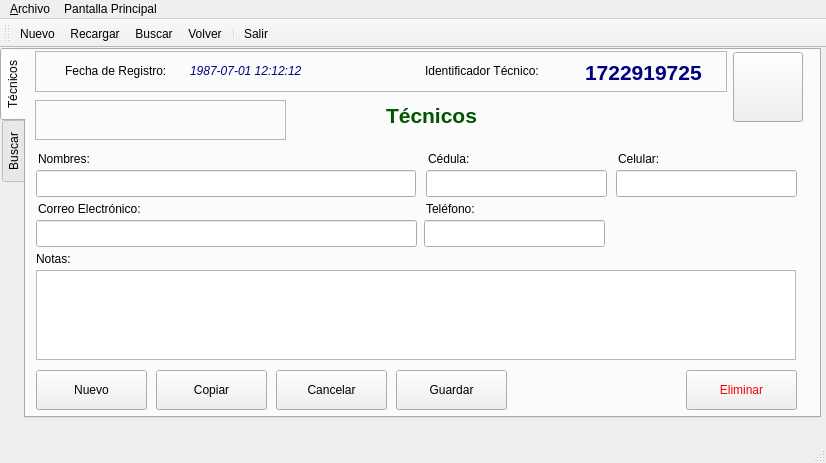
<?xml version="1.0" encoding="UTF-8"?>
<ui version="4.0">
 <class>frmViaje</class>
 <widget class="QMainWindow" name="frmViaje">
  <property name="geometry">
   <rect>
    <x>0</x>
    <y>0</y>
    <width>826</width>
    <height>463</height>
   </rect>
  </property>
  <property name="acceptDrops">
   <bool>true</bool>
  </property>
  <property name="windowTitle">
   <string>Viajes Mantenimientos</string>
  </property>
  <property name="windowIcon">
   <iconset resource="polaris.qrc">
    <normaloff>:/Icons/icons/gear.png</normaloff>:/Icons/icons/gear.png</iconset>
  </property>
  <property name="documentMode">
   <bool>false</bool>
  </property>
  <property name="tabShape">
   <enum>QTabWidget::Rounded</enum>
  </property>
  <widget class="QWidget" name="centralwidget">
   <widget class="QTabWidget" name="tab_viaje">
    <property name="geometry">
     <rect>
      <x>0</x>
      <y>0</y>
      <width>821</width>
      <height>370</height>
     </rect>
    </property>
    <property name="toolTip">
     <string notr="true"/>
    </property>
    <property name="styleSheet">
     <string notr="true"/>
    </property>
    <property name="tabPosition">
     <enum>QTabWidget::West</enum>
    </property>
    <property name="currentIndex">
     <number>0</number>
    </property>
    <property name="iconSize">
     <size>
      <width>16</width>
      <height>16</height>
     </size>
    </property>
    <property name="documentMode">
     <bool>false</bool>
    </property>
    <property name="tabsClosable">
     <bool>false</bool>
    </property>
    <property name="movable">
     <bool>true</bool>
    </property>
    <widget class="QWidget" name="tab_formulario">
     <attribute name="icon">
      <iconset resource="polaris.qrc">
       <normaloff>:/Icons/icons/applications_engineering.png</normaloff>:/Icons/icons/applications_engineering.png</iconset>
     </attribute>
     <attribute name="title">
      <string>Técnicos</string>
     </attribute>
     <widget class="QFrame" name="frame">
      <property name="geometry">
       <rect>
        <x>9</x>
        <y>1</y>
        <width>692</width>
        <height>41</height>
       </rect>
      </property>
      <property name="frameShape">
       <enum>QFrame::StyledPanel</enum>
      </property>
      <property name="frameShadow">
       <enum>QFrame::Raised</enum>
      </property>
      <widget class="QLabel" name="lbl_id_viajea">
       <property name="geometry">
        <rect>
         <x>390</x>
         <y>10</y>
         <width>161</width>
         <height>20</height>
        </rect>
       </property>
       <property name="text">
        <string>Identificador Técnico:</string>
       </property>
      </widget>
      <widget class="QLabel" name="lbl_id_viajeb">
       <property name="geometry">
        <rect>
         <x>550</x>
         <y>6</y>
         <width>130</width>
         <height>31</height>
        </rect>
       </property>
       <property name="toolTip">
        <string>Identificador del Viaje</string>
       </property>
       <property name="text">
        <string>&lt;html&gt;&lt;head/&gt;&lt;body&gt;&lt;p&gt;&lt;span style=&quot; font-size:16pt; font-weight:600; color:#00007f;&quot;&gt;1722919725&lt;/span&gt;&lt;/p&gt;&lt;/body&gt;&lt;/html&gt;</string>
       </property>
      </widget>
      <widget class="QLabel" name="lbl_fecha_registroa">
       <property name="geometry">
        <rect>
         <x>30</x>
         <y>10</y>
         <width>131</width>
         <height>20</height>
        </rect>
       </property>
       <property name="text">
        <string>Fecha de Registro:</string>
       </property>
      </widget>
      <widget class="QLabel" name="lbl_fecha_registrob">
       <property name="geometry">
        <rect>
         <x>155</x>
         <y>10</y>
         <width>151</width>
         <height>20</height>
        </rect>
       </property>
       <property name="toolTip">
        <string>Fecha de Registro en el sistema</string>
       </property>
       <property name="text">
        <string>&lt;html&gt;&lt;head/&gt;&lt;body&gt;&lt;p&gt;&lt;span style=&quot; font-style:italic; color:#00007f;&quot;&gt;1987-07-01 12:12:12&lt;/span&gt;&lt;/p&gt;&lt;/body&gt;&lt;/html&gt;</string>
       </property>
      </widget>
     </widget>
     <widget class="QLabel" name="lbl_informea">
      <property name="geometry">
       <rect>
        <x>10</x>
        <y>200</y>
        <width>101</width>
        <height>17</height>
       </rect>
      </property>
      <property name="text">
       <string>Notas:</string>
      </property>
     </widget>
     <widget class="QPushButton" name="btn_guardar">
      <property name="geometry">
       <rect>
        <x>370</x>
        <y>320</y>
        <width>111</width>
        <height>40</height>
       </rect>
      </property>
      <property name="text">
       <string>Guardar</string>
      </property>
      <property name="icon">
       <iconset resource="polaris.qrc">
        <normaloff>:/Icons/icons/filesave.png</normaloff>:/Icons/icons/filesave.png</iconset>
      </property>
     </widget>
     <widget class="QPushButton" name="btn_cancelar">
      <property name="geometry">
       <rect>
        <x>250</x>
        <y>320</y>
        <width>111</width>
        <height>40</height>
       </rect>
      </property>
      <property name="text">
       <string>Cancelar</string>
      </property>
      <property name="icon">
       <iconset>
        <normaloff>:/Icons/icons/button_cancel.png</normaloff>
        <normalon>:/Icons/icons/mail_delete.png</normalon>:/Icons/icons/button_cancel.png</iconset>
      </property>
     </widget>
     <widget class="QPushButton" name="btn_copiar">
      <property name="geometry">
       <rect>
        <x>130</x>
        <y>320</y>
        <width>111</width>
        <height>40</height>
       </rect>
      </property>
      <property name="text">
       <string>Copiar</string>
      </property>
      <property name="icon">
       <iconset>
        <normaloff>:/Icons/icons/document_multiple.png</normaloff>
        <normalon>:/Icons/icons/editpaste.png</normalon>:/Icons/icons/document_multiple.png</iconset>
      </property>
     </widget>
     <widget class="QPushButton" name="btn_nuevo">
      <property name="geometry">
       <rect>
        <x>10</x>
        <y>320</y>
        <width>111</width>
        <height>40</height>
       </rect>
      </property>
      <property name="text">
       <string>Nuevo</string>
      </property>
      <property name="icon">
       <iconset>
        <normalon>:/Icons/icons/filenew.png</normalon>
       </iconset>
      </property>
     </widget>
     <widget class="QTextEdit" name="rtxt_informe">
      <property name="geometry">
       <rect>
        <x>10</x>
        <y>220</y>
        <width>760</width>
        <height>90</height>
       </rect>
      </property>
      <property name="toolTip">
       <string>Contenido del Informe,
elaborado por la persona 
que realiza el viaje</string>
      </property>
     </widget>
     <widget class="QPushButton" name="btn_home">
      <property name="geometry">
       <rect>
        <x>707</x>
        <y>2</y>
        <width>70</width>
        <height>70</height>
       </rect>
      </property>
      <property name="toolTip">
       <string>Regreasar al Panel de Control</string>
      </property>
      <property name="text">
       <string/>
      </property>
      <property name="icon">
       <iconset>
        <normalon>:/Icons/icons/folder_home2.png</normalon>
       </iconset>
      </property>
      <property name="iconSize">
       <size>
        <width>56</width>
        <height>56</height>
       </size>
      </property>
     </widget>
     <widget class="QPushButton" name="btn_primero">
      <property name="geometry">
       <rect>
        <x>17</x>
        <y>50</y>
        <width>41</width>
        <height>41</height>
       </rect>
      </property>
      <property name="toolTip">
       <string comment="Primer Registro">&lt;html&gt;&lt;head/&gt;&lt;body&gt;&lt;p&gt;Primer Registro&lt;/p&gt;&lt;/body&gt;&lt;/html&gt;</string>
      </property>
      <property name="text">
       <string/>
      </property>
      <property name="icon">
       <iconset>
        <normalon>:/Icons/icons/start.png</normalon>
       </iconset>
      </property>
      <property name="iconSize">
       <size>
        <width>32</width>
        <height>32</height>
       </size>
      </property>
      <property name="autoDefault">
       <bool>false</bool>
      </property>
      <property name="default">
       <bool>false</bool>
      </property>
      <property name="flat">
       <bool>true</bool>
      </property>
     </widget>
     <widget class="QPushButton" name="btn_anterior">
      <property name="geometry">
       <rect>
        <x>67</x>
        <y>50</y>
        <width>41</width>
        <height>41</height>
       </rect>
      </property>
      <property name="toolTip">
       <string>&lt;html&gt;&lt;head/&gt;&lt;body&gt;&lt;p&gt;Registro Anterior&lt;/p&gt;&lt;/body&gt;&lt;/html&gt;</string>
      </property>
      <property name="text">
       <string/>
      </property>
      <property name="icon">
       <iconset>
        <normalon>:/Icons/icons/previous.png</normalon>
       </iconset>
      </property>
      <property name="iconSize">
       <size>
        <width>32</width>
        <height>32</height>
       </size>
      </property>
      <property name="autoDefault">
       <bool>false</bool>
      </property>
      <property name="default">
       <bool>false</bool>
      </property>
      <property name="flat">
       <bool>true</bool>
      </property>
     </widget>
     <widget class="QPushButton" name="btn_siguiente">
      <property name="geometry">
       <rect>
        <x>157</x>
        <y>50</y>
        <width>41</width>
        <height>41</height>
       </rect>
      </property>
      <property name="toolTip">
       <string>&lt;html&gt;&lt;head/&gt;&lt;body&gt;&lt;p&gt;Siguiente Registro&lt;/p&gt;&lt;/body&gt;&lt;/html&gt;</string>
      </property>
      <property name="text">
       <string/>
      </property>
      <property name="icon">
       <iconset>
        <normalon>:/Icons/icons/forward.png</normalon>
       </iconset>
      </property>
      <property name="iconSize">
       <size>
        <width>32</width>
        <height>32</height>
       </size>
      </property>
      <property name="autoDefault">
       <bool>false</bool>
      </property>
      <property name="default">
       <bool>false</bool>
      </property>
      <property name="flat">
       <bool>true</bool>
      </property>
     </widget>
     <widget class="QPushButton" name="btn_ultimo">
      <property name="geometry">
       <rect>
        <x>207</x>
        <y>50</y>
        <width>41</width>
        <height>41</height>
       </rect>
      </property>
      <property name="toolTip">
       <string>Último Registro</string>
      </property>
      <property name="text">
       <string/>
      </property>
      <property name="icon">
       <iconset>
        <normalon>:/Icons/icons/finish.png</normalon>
       </iconset>
      </property>
      <property name="iconSize">
       <size>
        <width>32</width>
        <height>32</height>
       </size>
      </property>
      <property name="autoDefault">
       <bool>false</bool>
      </property>
      <property name="default">
       <bool>false</bool>
      </property>
      <property name="flat">
       <bool>true</bool>
      </property>
     </widget>
     <widget class="QPushButton" name="btn_recargar">
      <property name="geometry">
       <rect>
        <x>117</x>
        <y>50</y>
        <width>41</width>
        <height>41</height>
       </rect>
      </property>
      <property name="toolTip">
       <string>Recargar</string>
      </property>
      <property name="text">
       <string/>
      </property>
      <property name="icon">
       <iconset>
        <normalon>:/Icons/icons/reload.png</normalon>
       </iconset>
      </property>
      <property name="iconSize">
       <size>
        <width>40</width>
        <height>40</height>
       </size>
      </property>
      <property name="autoDefault">
       <bool>false</bool>
      </property>
      <property name="default">
       <bool>false</bool>
      </property>
      <property name="flat">
       <bool>true</bool>
      </property>
     </widget>
     <widget class="QFrame" name="frame_2">
      <property name="geometry">
       <rect>
        <x>9</x>
        <y>50</y>
        <width>251</width>
        <height>40</height>
       </rect>
      </property>
      <property name="frameShape">
       <enum>QFrame::StyledPanel</enum>
      </property>
      <property name="frameShadow">
       <enum>QFrame::Raised</enum>
      </property>
     </widget>
     <widget class="QPushButton" name="btn_eliminar">
      <property name="geometry">
       <rect>
        <x>660</x>
        <y>320</y>
        <width>111</width>
        <height>40</height>
       </rect>
      </property>
      <property name="styleSheet">
       <string notr="true">color: rgb(255, 0, 0);

</string>
      </property>
      <property name="text">
       <string>Eliminar</string>
      </property>
      <property name="icon">
       <iconset>
        <normaloff>:/Icons/icons/button_cancel.png</normaloff>
        <normalon>:/Icons/icons/user_trash.png</normalon>:/Icons/icons/button_cancel.png</iconset>
      </property>
     </widget>
     <widget class="QLabel" name="lbl_nro_motor">
      <property name="geometry">
       <rect>
        <x>12</x>
        <y>100</y>
        <width>91</width>
        <height>17</height>
       </rect>
      </property>
      <property name="text">
       <string>Nombres:</string>
      </property>
     </widget>
     <widget class="QLineEdit" name="txt_nro_motor">
      <property name="geometry">
       <rect>
        <x>10</x>
        <y>120</y>
        <width>380</width>
        <height>27</height>
       </rect>
      </property>
      <property name="toolTip">
       <string>Ingresar numero de motor</string>
      </property>
      <property name="text">
       <string/>
      </property>
     </widget>
     <widget class="QLabel" name="lbl_nro_motor_2">
      <property name="geometry">
       <rect>
        <x>402</x>
        <y>100</y>
        <width>91</width>
        <height>17</height>
       </rect>
      </property>
      <property name="text">
       <string>Cédula:</string>
      </property>
     </widget>
     <widget class="QLineEdit" name="txt_nro_motor_2">
      <property name="geometry">
       <rect>
        <x>400</x>
        <y>120</y>
        <width>181</width>
        <height>27</height>
       </rect>
      </property>
      <property name="toolTip">
       <string>Ingresar numero de motor</string>
      </property>
      <property name="text">
       <string/>
      </property>
     </widget>
     <widget class="QLabel" name="lbl_nro_motor_3">
      <property name="geometry">
       <rect>
        <x>592</x>
        <y>100</y>
        <width>91</width>
        <height>17</height>
       </rect>
      </property>
      <property name="text">
       <string>Celular:</string>
      </property>
     </widget>
     <widget class="QLineEdit" name="txt_nro_motor_3">
      <property name="geometry">
       <rect>
        <x>590</x>
        <y>120</y>
        <width>181</width>
        <height>27</height>
       </rect>
      </property>
      <property name="toolTip">
       <string>Ingresar numero de motor</string>
      </property>
      <property name="text">
       <string/>
      </property>
     </widget>
     <widget class="QLabel" name="lbl_nro_motor_4">
      <property name="geometry">
       <rect>
        <x>12</x>
        <y>150</y>
        <width>131</width>
        <height>17</height>
       </rect>
      </property>
      <property name="text">
       <string>Correo Electrónico:</string>
      </property>
     </widget>
     <widget class="QLineEdit" name="txt_nro_motor_4">
      <property name="geometry">
       <rect>
        <x>10</x>
        <y>170</y>
        <width>381</width>
        <height>27</height>
       </rect>
      </property>
      <property name="toolTip">
       <string>Ingresar numero de motor</string>
      </property>
      <property name="text">
       <string/>
      </property>
     </widget>
     <widget class="QLineEdit" name="txt_nro_motor_5">
      <property name="geometry">
       <rect>
        <x>398</x>
        <y>170</y>
        <width>181</width>
        <height>27</height>
       </rect>
      </property>
      <property name="toolTip">
       <string>Ingresar numero de motor</string>
      </property>
      <property name="text">
       <string/>
      </property>
     </widget>
     <widget class="QLabel" name="lbl_nro_motor_5">
      <property name="geometry">
       <rect>
        <x>400</x>
        <y>150</y>
        <width>91</width>
        <height>17</height>
       </rect>
      </property>
      <property name="text">
       <string>Teléfono:</string>
      </property>
     </widget>
     <widget class="QLabel" name="lbl_vehicul_polaris">
      <property name="geometry">
       <rect>
        <x>310</x>
        <y>50</y>
        <width>191</width>
        <height>31</height>
       </rect>
      </property>
      <property name="toolTip">
       <string/>
      </property>
      <property name="text">
       <string>&lt;html&gt;&lt;head/&gt;&lt;body&gt;&lt;p align=&quot;center&quot;&gt;&lt;span style=&quot; font-size:16pt; font-weight:600; color:#005500;&quot;&gt;Técnicos&lt;/span&gt;&lt;/p&gt;&lt;/body&gt;&lt;/html&gt;</string>
      </property>
     </widget>
     <zorder>frame_2</zorder>
     <zorder>frame</zorder>
     <zorder>lbl_informea</zorder>
     <zorder>btn_guardar</zorder>
     <zorder>btn_cancelar</zorder>
     <zorder>btn_copiar</zorder>
     <zorder>btn_nuevo</zorder>
     <zorder>rtxt_informe</zorder>
     <zorder>btn_home</zorder>
     <zorder>btn_primero</zorder>
     <zorder>btn_anterior</zorder>
     <zorder>btn_siguiente</zorder>
     <zorder>btn_ultimo</zorder>
     <zorder>btn_recargar</zorder>
     <zorder>btn_eliminar</zorder>
     <zorder>lbl_nro_motor</zorder>
     <zorder>txt_nro_motor</zorder>
     <zorder>lbl_nro_motor_2</zorder>
     <zorder>txt_nro_motor_2</zorder>
     <zorder>lbl_nro_motor_3</zorder>
     <zorder>txt_nro_motor_3</zorder>
     <zorder>lbl_nro_motor_4</zorder>
     <zorder>txt_nro_motor_4</zorder>
     <zorder>txt_nro_motor_5</zorder>
     <zorder>lbl_nro_motor_5</zorder>
     <zorder>lbl_vehicul_polaris</zorder>
    </widget>
    <widget class="QWidget" name="tab_buscar">
     <attribute name="icon">
      <iconset>
       <normalon>:/Icons/icons/find.png</normalon>
      </iconset>
     </attribute>
     <attribute name="title">
      <string>Buscar</string>
     </attribute>
     <widget class="QTableWidget" name="tbl_resultados">
      <property name="geometry">
       <rect>
        <x>10</x>
        <y>70</y>
        <width>770</width>
        <height>240</height>
       </rect>
      </property>
      <property name="toolTip">
       <string>Resultados Búsqueda</string>
      </property>
     </widget>
     <widget class="QLineEdit" name="txt_criterio">
      <property name="geometry">
       <rect>
        <x>349</x>
        <y>30</y>
        <width>301</width>
        <height>27</height>
       </rect>
      </property>
      <property name="toolTip">
       <string>Ingrese un criterio de búsqueda basado en el operador</string>
      </property>
     </widget>
     <widget class="QComboBox" name="cmb_columna">
      <property name="geometry">
       <rect>
        <x>7</x>
        <y>30</y>
        <width>171</width>
        <height>27</height>
       </rect>
      </property>
      <property name="toolTip">
       <string>Seleccione una columna por la que desea buscar</string>
      </property>
     </widget>
     <widget class="QComboBox" name="cmb_operador">
      <property name="geometry">
       <rect>
        <x>189</x>
        <y>30</y>
        <width>149</width>
        <height>27</height>
       </rect>
      </property>
      <item>
       <property name="text">
        <string>Es Igual a...</string>
       </property>
      </item>
      <item>
       <property name="text">
        <string>Contiene...</string>
       </property>
      </item>
      <item>
       <property name="text">
        <string>Empieza Con...</string>
       </property>
      </item>
      <item>
       <property name="text">
        <string>Termina en...</string>
       </property>
      </item>
      <item>
       <property name="text">
        <string>No tiene...</string>
       </property>
      </item>
      <item>
       <property name="text">
        <string>Diferente de...</string>
       </property>
      </item>
     </widget>
     <widget class="QLabel" name="label_9">
      <property name="geometry">
       <rect>
        <x>9</x>
        <y>10</y>
        <width>93</width>
        <height>17</height>
       </rect>
      </property>
      <property name="text">
       <string>Columna:</string>
      </property>
     </widget>
     <widget class="QLabel" name="label_10">
      <property name="geometry">
       <rect>
        <x>192</x>
        <y>10</y>
        <width>79</width>
        <height>17</height>
       </rect>
      </property>
      <property name="text">
       <string>Operador:</string>
      </property>
     </widget>
     <widget class="QLabel" name="label_11">
      <property name="geometry">
       <rect>
        <x>351</x>
        <y>10</y>
        <width>101</width>
        <height>17</height>
       </rect>
      </property>
      <property name="text">
       <string>Criterio:</string>
      </property>
     </widget>
     <widget class="QPushButton" name="btn_buscar">
      <property name="geometry">
       <rect>
        <x>660</x>
        <y>20</y>
        <width>111</width>
        <height>40</height>
       </rect>
      </property>
      <property name="text">
       <string>Buscar</string>
      </property>
      <property name="icon">
       <iconset>
        <normalon>:/Icons/icons/kfind.png</normalon>
       </iconset>
      </property>
     </widget>
     <widget class="QPushButton" name="btn_monstrar">
      <property name="geometry">
       <rect>
        <x>570</x>
        <y>320</y>
        <width>240</width>
        <height>40</height>
       </rect>
      </property>
      <property name="text">
       <string>Mostrar</string>
      </property>
      <property name="icon">
       <iconset>
        <normalon>:/Icons/icons/apply.png</normalon>
       </iconset>
      </property>
     </widget>
    </widget>
   </widget>
  </widget>
  <widget class="QMenuBar" name="menubar">
   <property name="geometry">
    <rect>
     <x>0</x>
     <y>0</y>
     <width>826</width>
     <height>25</height>
    </rect>
   </property>
   <property name="nativeMenuBar">
    <bool>true</bool>
   </property>
   <widget class="QMenu" name="menuArchivo">
    <property name="title">
     <string>&amp;Archivo</string>
    </property>
    <addaction name="actionNuevo"/>
    <addaction name="actionRecargar"/>
    <addaction name="action_Buscar"/>
    <addaction name="separator"/>
    <addaction name="action_Salir"/>
    <addaction name="separator"/>
   </widget>
   <widget class="QMenu" name="menuPantalla_Principal">
    <property name="title">
     <string>Pantalla Principal</string>
    </property>
    <addaction name="action_Volver"/>
   </widget>
   <addaction name="menuArchivo"/>
   <addaction name="menuPantalla_Principal"/>
  </widget>
  <widget class="QStatusBar" name="statusbar"/>
  <widget class="QToolBar" name="toolBar">
   <property name="windowTitle">
    <string>toolBar</string>
   </property>
   <attribute name="toolBarArea">
    <enum>TopToolBarArea</enum>
   </attribute>
   <attribute name="toolBarBreak">
    <bool>false</bool>
   </attribute>
   <addaction name="actionNuevo"/>
   <addaction name="actionRecargar"/>
   <addaction name="action_Buscar"/>
   <addaction name="action_Volver"/>
   <addaction name="separator"/>
   <addaction name="action_Salir"/>
  </widget>
  <action name="actionNuevo">
   <property name="icon">
    <iconset>
     <normalon>:/Icons/icons/accessories_text_editor.png</normalon>
    </iconset>
   </property>
   <property name="text">
    <string>&amp;Nuevo</string>
   </property>
   <property name="toolTip">
    <string>Nuevo</string>
   </property>
   <property name="shortcut">
    <string>Ctrl+N</string>
   </property>
  </action>
  <action name="action_Salir">
   <property name="icon">
    <iconset>
     <normalon>:/Icons/icons/exit.png</normalon>
    </iconset>
   </property>
   <property name="text">
    <string>&amp;Salir</string>
   </property>
   <property name="toolTip">
    <string>Salir</string>
   </property>
   <property name="shortcut">
    <string>Ctrl+S</string>
   </property>
  </action>
  <action name="action_Buscar">
   <property name="icon">
    <iconset>
     <normalon>:/Icons/icons/kfind.png</normalon>
    </iconset>
   </property>
   <property name="text">
    <string>&amp;Buscar</string>
   </property>
   <property name="toolTip">
    <string>Buscar</string>
   </property>
   <property name="shortcut">
    <string>Ctrl+B</string>
   </property>
  </action>
  <action name="action_Volver">
   <property name="icon">
    <iconset>
     <normalon>:/Icons/icons/folder_home2.png</normalon>
    </iconset>
   </property>
   <property name="text">
    <string>&amp;Volver</string>
   </property>
   <property name="toolTip">
    <string>Panel de Control</string>
   </property>
   <property name="shortcut">
    <string>F10</string>
   </property>
  </action>
  <action name="actionRecargar">
   <property name="icon">
    <iconset>
     <normalon>:/Icons/icons/reload.png</normalon>
    </iconset>
   </property>
   <property name="text">
    <string>&amp;Recargar</string>
   </property>
   <property name="toolTip">
    <string>Recargar</string>
   </property>
   <property name="shortcut">
    <string>F5</string>
   </property>
  </action>
 </widget>
 <tabstops>
  <tabstop>tab_viaje</tabstop>
 </tabstops>
 <resources>
  <include location="polaris.qrc"/>
 </resources>
 <connections/>
</ui>
